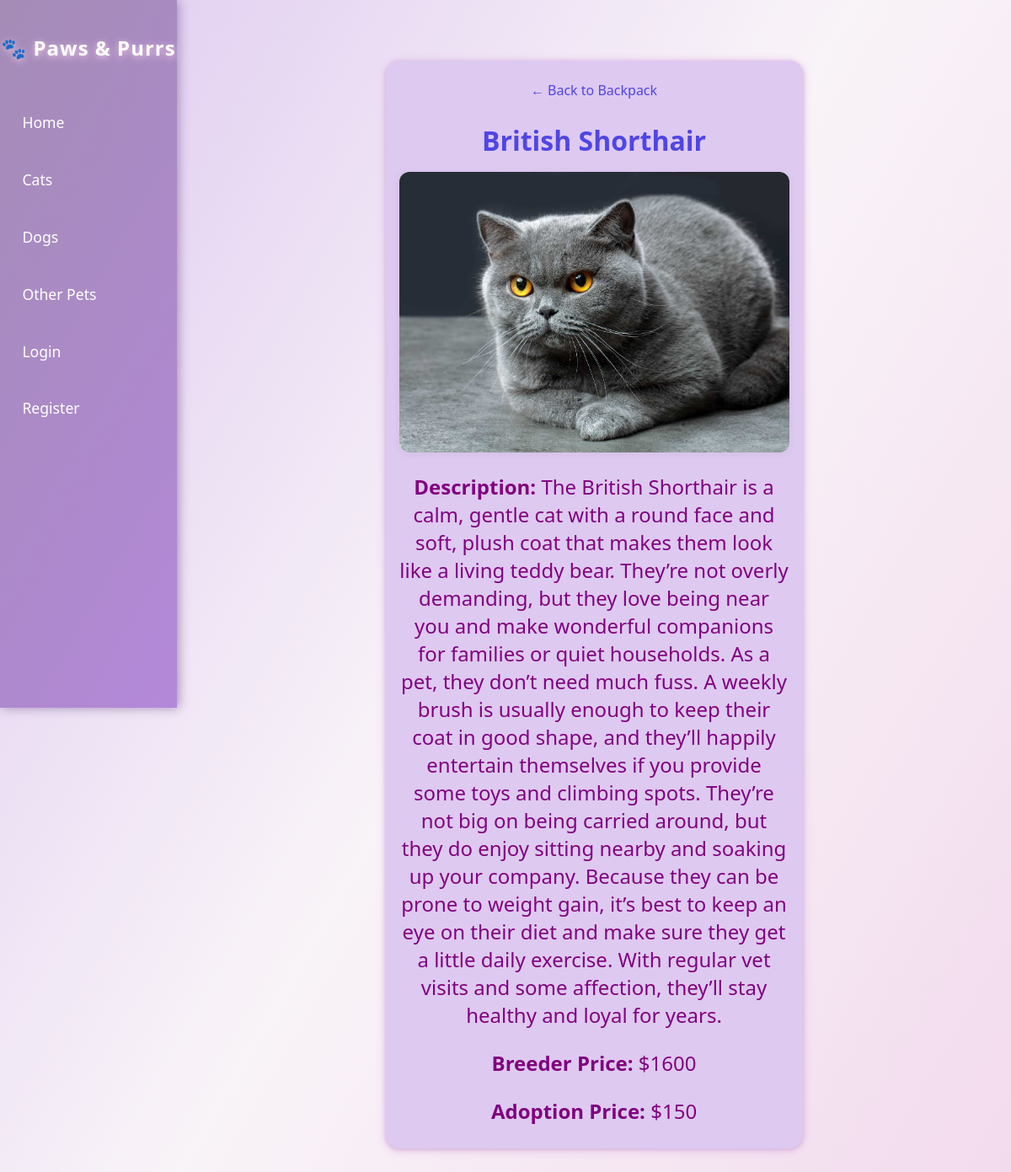
The app's page /item/Cats/1 with its own data.
### tables this page shows
CREATE TABLE Cats (ID INTEGER PRIMARY KEY, name TEXT, description TEXT, image TEXT, breeder_price INTEGER, adoption_price INTEGER);

### routes.py (the view)
@routes.route('/item/<table>/<int:item_id>')
def item_detail(table, item_id):
    if table not in ['Dogs', 'Cats', 'Other']:
        abort(404)
    db = get_db()
    cur = db.execute(f'SELECT * FROM {table} WHERE id = ?', (item_id,))
    item = cur.fetchone()
    cur.close()
    if item is None:
        abort(404)
    return render_template('item_detail.html', item=item)

### app.py (called while the page is built)
@app.teardown_appcontext
def close_connection(exception):
    db = getattr(g, '_database', None)
    if db is not None:
        db.close()

### routes.py (called while the page is built)
def get_db():
    db = getattr(g, '_database', None)
    if db is None:
        db = g._database = sqlite3.connect('Backpack.db')
        db.row_factory = sqlite3.Row
    return db

### templates/item_detail.html
{% extends "layout.html" %}
{% block content %}
<div class="container-box" style="max-width: 50%; margin: 40px auto;">
    <a href="{{ url_for('home') }}">&larr; Back to Backpack</a>
    <h2>{{ item['name'] }}</h2>
    {% if item['image'] %}
    <img src="{{ url_for('static', filename='images/' ~ item['image']) }}" alt="{{ item['name'] }}" style="width:100%; height:100%; display:block; margin-bottom: 1em; object-fit:contain;">
    {% endif %}
    <p><strong>Description:</strong> {{ item['description'] }}</p>
    {% if item['breeder_price'] is not none %}
    <p><strong>Breeder Price:</strong> ${{ item['breeder_price'] }}</p>
    {% endif %}
    {% if item['adoption_price'] is not none %}
    <p><strong>Adoption Price:</strong> ${{ item['adoption_price'] }}</p>
    {% endif %}
</div>
{% endblock %}

### static/style.css (style rules this page uses)
body { font-family: 'Segoe UI', 'Arial', sans-serif; background: linear-gradient(120deg, #DEC9F0 0%, #F9F4F8 50%, #F2DAED 100%); margin: 0; padding: 0; min-height: 100vh; }
h2 { font-size: 2em; margin-bottom: 0.5em; color: #4f46e5; text-align: center; }
p { font-size: 1.5em; margin-bottom: 0.5em; color: purple; text-align: center; }
.container-box { border: none; background: #DEC9F0; border-radius: 16px; box-shadow: 0 2px 12px #E2BEE6, 0 1px 4px #C9A4CF; padding: 1.5em 1em 1em 1em; transition: box-shadow 0.2s, transform 0.2s; position: relative; overflow: hidden; text-align: center; color: #B388D9; }
.container-box img, .pet-container img { width: 180px; height: 180px; object-fit: cover; border-radius: 12px; margin-bottom: 1em; box-shadow: 0 2px 8px rgba(100,116,139,0.10); background: #f1f5f9; }
a, .btn { color: #4f46e5; text-decoration: none; transition: color 0.15s; }

### records on screen
Cats: name "British Shorthair", image (picture), description "The British Shorthair is a calm, gentle cat with a round face and soft, plush coat that makes them look like a living teddy bear. They’re not overly demanding, but they love being near you and make wonderful companions for families or quiet households. As a pet, they don’t need much fuss. A weekly brush is usually enough to keep their coat in good shape, and they’ll happily entertain themselves if you provide some toys and climbing spots. They’re not big on being carried around, but they do enjoy sitting nearby and soaking up your company. Because they can be prone to weight gain, it’s best to keep an eye on their diet and make sure they get a little daily exercise. With regular vet visits…", breeder_price "1600", adoption_price "150"
